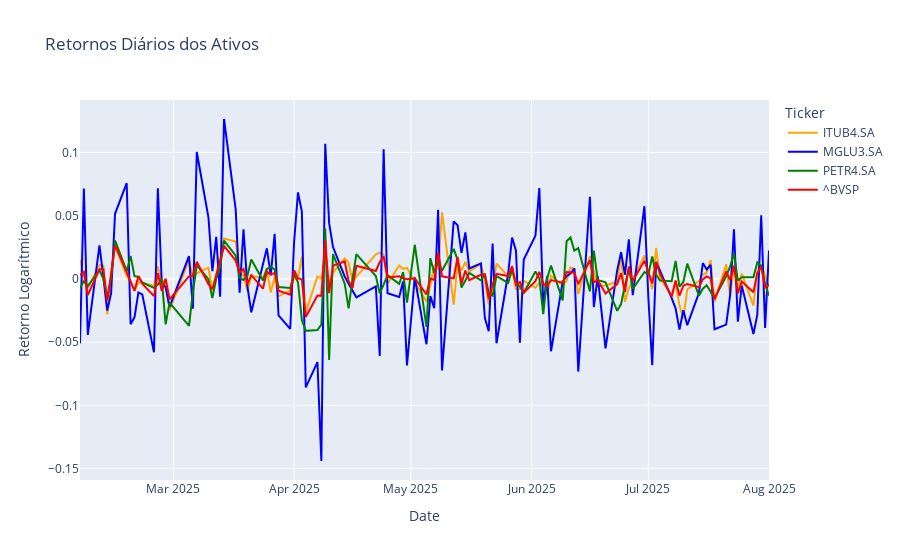

Notebook cell for this chart:
### Markdown cell above
### 3.4. Análise Estatística

Finalmente, os gráficos estatísticos. O heatmap visualiza a correlação, enquanto o histograma nos ajuda a entender a distribuição dos retornos diários, o que é fundamental para a validade do nosso cálculo de VaR paramétrico.

### Code cell
fig_retornos = px.line(retornos, title='Retornos Diários dos Ativos',
                       labels={'value': 'Retorno Logarítmico', 'variable': 'Ativo'},
                       color_discrete_map=color_map)
fig_retornos.show()
